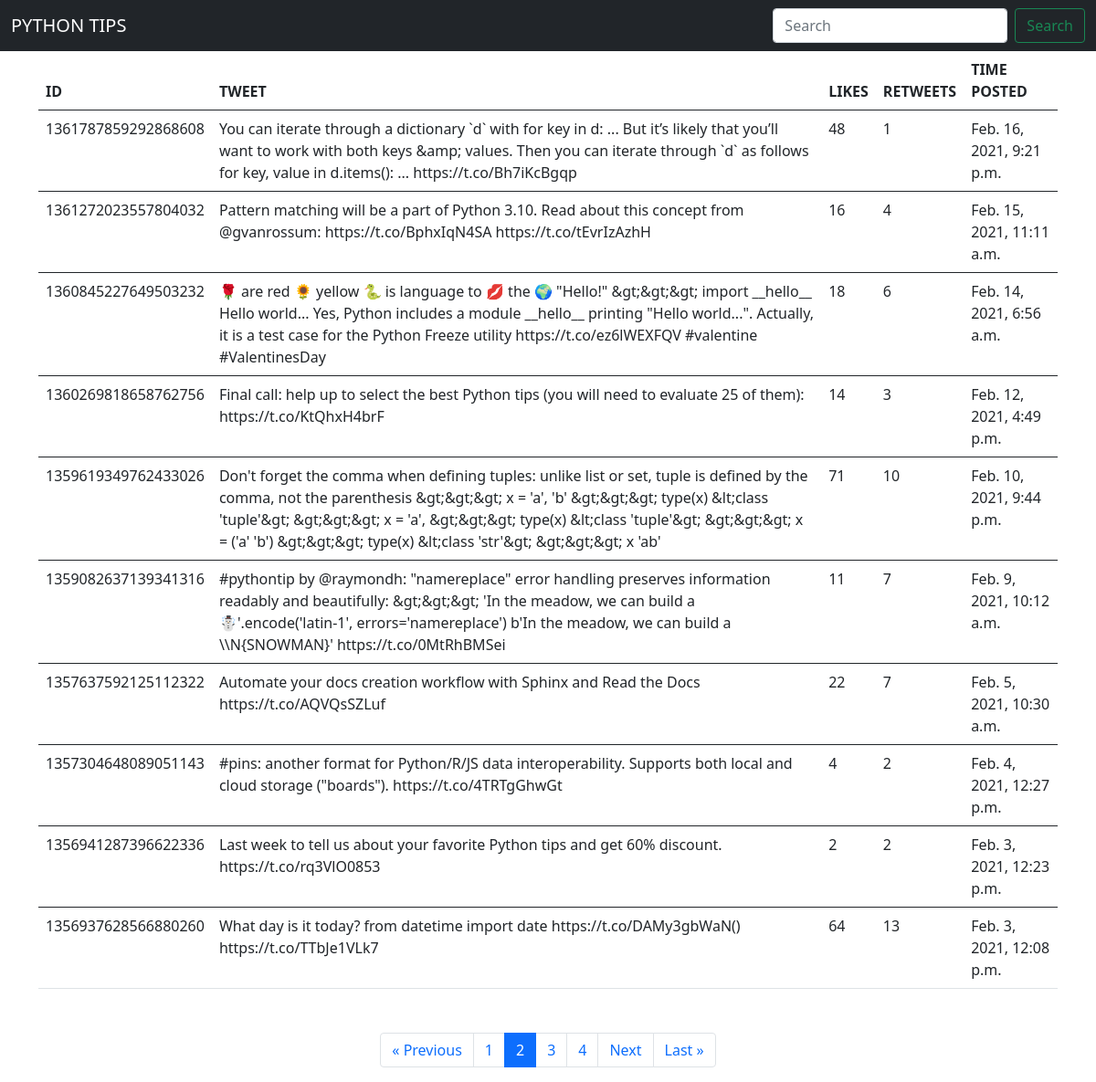
Screenshot of /?page=2 with the database file from the repository.
### pyTip/models.py (models this page shows, shortened)
class PyTip(models.Model):
    tweet_id = models.CharField(max_length=500, null=True, blank=True)
    timestamp = models.DateTimeField(null=True, blank=True)
    tweet_text = models.CharField(max_length=500, null=True, blank=True)
    tweet_link = models.CharField(max_length=500, null=True, blank=True)
    external_url = models.CharField(max_length=5000, null=True, blank=True)
    posted_by = models.CharField(max_length=200, null=True, blank=True)
    like = models.IntegerField(null=True, blank=True)
    retweet = models.IntegerField(null=True, blank=True)

### pyTip/views.py (the view)
# urls.py: path('', views.tweet_list, name='home'),
def tweet_list(request):
    if 'q' in request.GET:
        q = request.GET['q']
        tweets = PyTip.objects.filter(
            tweet_text__icontains=q).order_by('-timestamp')
        page = request.GET.get('page', 1)
        paginator = Paginator(tweets, 10)
    else:
        tweets = PyTip.objects.order_by('-timestamp')
        page = request.GET.get('page', 1)
        paginator = Paginator(tweets, 10)
    try:
        tweets = paginator.page(page)
    except PageNotAnInteger:
        tweets = paginator.page(1)
    except EmptyPage:
        tweets = paginator.page(paginator.num_pages)
    index = tweets.number - 1
    max_page_num = len(paginator.page_range)
    start_page_num = index - 3 if index >= 3 else 0
    end_page_num = index + 3 if index <= max_page_num - 3 else max_page_num
    page_range = list(paginator.page_range)[start_page_num:end_page_num]
    return render(request, 'pyTip/home.html', {'tweets': tweets, 'page_range': page_range})

### pyTip/templates/pyTip/home.html (shortened to what this page needs)
<!DOCTYPE html>
<html lang="en">
<head>
    <link href="https://cdn.jsdelivr.net/npm/bootstrap@5.0.0-beta2/dist/css/bootstrap.min.css" rel="stylesheet"
>
</head>
<body>
    <nav class="navbar navbar-dark bg-dark">
        <div class="container-fluid">
            <a class="navbar-brand">PYTHON TIPS</a>
            <form class="d-flex">
                <input class="form-control me-2" type="search" name="q" placeholder="Search" aria-label="Search">
                <button class="btn btn-outline-success" type="submit">Search</button>
            </form>
        </div>
    </nav>
    <div class="container">
        <table class="table">
            <thead>
                <tr>
                    <th scope="col">ID</th>
                    <th scope="col">TWEET</th>
                    <th scope="col"> LIKES </th>
                    <th scope="col"> RETWEETS </th>
                    <th scope="col"> TIME POSTED </th>
                </tr>
            </thead>
            {% for tweet in tweets %}
            <tbody>
                <tr>
                    <td>{{tweet.tweet_id}}</td>
                    <td>{{tweet.tweet_text}}</td>
                    <td> {{tweet.like}}</td>
                    <td> {{tweet.retweet}} </td>
                    <td> {{tweet.timestamp}} </td>
                </tr>
            </tbody>
            {% endfor %}
        </table>
        <div class="d-flex flex-column m-auto pagination mt-5">
            <nav aria-label="Page navigation">
                <ul class="pagination pg-grey justify-content-center">
                    {% if tweets.has_previous %}
                    <li class="page-item">
                        <a class="page-link"
                            href="?{% if query %}q={{query}}&{% endif %}page={{ tweets.previous_page_number }}">&laquo;
                            Previous</a>
                    </li>
                    {% endif %}
                    {% for i in page_range %}
                    {% if tweets.number == i %}
                    <li class="page-item active"><a class="page-link">{{ i }}</a></li>
                    {% else %}
                    <li class="page-item"><a class="page-link"
                            href="?{% if query %}q={{query}}&{% endif %}page={{ i }}">{{ i }}</a></li>
                    {% endif %}
                    {% endfor %}
                    {% if tweets.has_next %}
                    <li class="page-item">
                        <a class="page-link"
                            href="?{% if query %}q={{query}}&{% endif %}page={{ tweets.next_page_number }}">Next</a>
                    </li>
                    <li class="page-item">
                        <a class="page-link"
                            href="?{% if query %}q={{query}}&{% endif %}page={{ tweets.paginator.num_pages }}">Last
                            &raquo;</a>
                    </li>
                    {% endif %}
                </ul>
            </nav>
        </div>
    </div>
</body>
</html>

### rows the page displays
PyTip: tweet_id "1361787859292868608", tweet_text "You can iterate through a dictionary `d` with for key in d: ... But it’s likely that you’ll want to work with both keys &amp; values. Then you can iterate through `d` as follows for key, value in d.items(): ... https://t.co/Bh7iKcBgqp", like "48", retweet "1", timestamp "Feb. 16, 2021, 9:21 p.m."
PyTip: tweet_id "1361272023557804032", tweet_text "Pattern matching will be a part of Python 3.10. Read about this concept from @gvanrossum: https://t.co/BphxIqN4SA https://t.co/tEvrIzAzhH", like "16", retweet "4", timestamp "Feb. 15, 2021, 11:11 a.m."
PyTip: tweet_id "1360845227649503232", tweet_text "🌹 are red 🌻 yellow 🐍 is language to 💋 the 🌍 \"Hello!\" &gt;&gt;&gt; import __hello__ Hello world... Yes, Python includes a module __hello__ printing \"Hello world...\". Actually, it is a test case for the Python Freeze utility https://t.co/ez6lWEXFQV #valentine #ValentinesDay", like "18", retweet "6", timestamp "Feb. 14, 2021, 6:56 a.m."
PyTip: tweet_id "1360269818658762756", tweet_text "Final call: help up to select the best Python tips (you will need to evaluate 25 of them): https://t.co/KtQhxH4brF", like "14", retweet "3", timestamp "Feb. 12, 2021, 4:49 p.m."
PyTip: tweet_id "1359619349762433026", tweet_text "Don't forget the comma when defining tuples: unlike list or set, tuple is defined by the comma, not the parenthesis &gt;&gt;&gt; x = 'a', 'b' &gt;&gt;&gt; type(x) &lt;class 'tuple'&gt; &gt;&gt;&gt; x = 'a', &gt;&gt;&gt; type(x) &lt;class 'tuple'&gt; &gt;&gt;&gt; x = ('a' 'b') &gt;&gt;&gt; type(x) &lt;class 'str'&gt; &gt;&gt;&gt; x 'ab'", like "71", retweet "10", timestamp "Feb. 10, 2021, 9:44 p.m."
PyTip: tweet_id "1359082637139341316", tweet_text "#pythontip by @raymondh: \"namereplace\" error handling preserves information readably and beautifully: &gt;&gt;&gt; 'In the meadow, we can build a ☃'.encode('latin-1', errors='namereplace') b'In the meadow, we can build a \\\\N{SNOWMAN}' https://t.co/0MtRhBMSei", like "11", retweet "7", timestamp "Feb. 9, 2021, 10:12 a.m."
PyTip: tweet_id "1357637592125112322", tweet_text "Automate your docs creation workflow with Sphinx and Read the Docs https://t.co/AQVQsSZLuf", like "22", retweet "7", timestamp "Feb. 5, 2021, 10:30 a.m."
PyTip: tweet_id "1357304648089051143", tweet_text "#pins: another format for Python/R/JS data interoperability. Supports both local and cloud storage (\"boards\"). https://t.co/4TRTgGhwGt", like "4", retweet "2", timestamp "Feb. 4, 2021, 12:27 p.m."
PyTip: tweet_id "1356941287396622336", tweet_text "Last week to tell us about your favorite Python tips and get 60% discount. https://t.co/rq3VlO0853", like "2", retweet "2", timestamp "Feb. 3, 2021, 12:23 p.m."
PyTip: tweet_id "1356937628566880260", tweet_text "What day is it today? from datetime import date https://t.co/DAMy3gbWaN() https://t.co/TTbJe1VLk7", like "64", retweet "13", timestamp "Feb. 3, 2021, 12:08 p.m."

### other values shown
{{ i }} "1" "3" "4"
{{ i }} "2"
